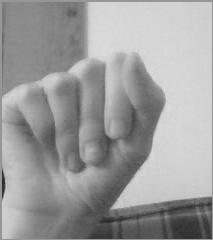
#> input picture data/captures/capture_A_20241213_184911.png, 213 x 240 px; its folder holds only this picture in this run
$ python CustomData.py
#> lines starting #> are read from the running program, lines starting #| are printed output that depends on the picture
import classifier
import cv2
import os
import csv

def matrix_to_list(matrix):
    list=[]
    for i in range(len(matrix)):
        for j in range(len(matrix[0])):
            list.append(matrix[i][j])
    return list


def preprocess_image(image_path, size=(28, 28)):

#> called with size = (28, 28)
    image = cv2.imread(image_path, cv2.IMREAD_GRAYSCALE)
#> image is the input picture: shape (240, 213); min 36, max 220, mean 157.1
    assert image is not None, f"Image file not found or invalid: {image_path}"

    # Recadrer et redimensionner l'image
    height, width = image.shape
#> height = 240; width = 213
    crop_size = min(height, width)
#> crop_size = 213
    start_x = (width - crop_size) // 2
#> start_x = 0
    start_y = (height - crop_size) // 2
#> start_y = 13
    cropped_image = image[start_y:start_y + crop_size, start_x:start_x + crop_size]
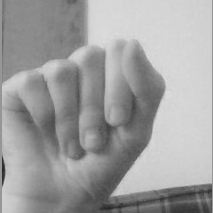
#> cropped_image: shape (213, 213); min 36, max 220, mean 159.8
    resized_image = cv2.resize(cropped_image, size)
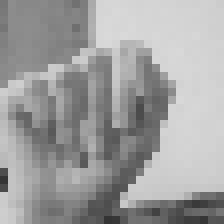
#> resized_image: shape (28, 28) (shown 8 times larger); min 52, max 217, mean 159.5
    return resized_image

# Prend chaque image du dossier captures et l'ajoute comme donnée au fichier  custom_data.csv

images_file_path = "../data/captures/"
new_data = []
for image_path in os.listdir(images_file_path):
    label = image_path.split("_")[1]
    label = ord(label.upper()) - ord('A') # récupérer numero correspondant à la lettre
    preprocessed_image = preprocess_image(images_file_path+image_path)
    preprocessed_image = matrix_to_list(preprocessed_image)
#> the loop in matrix_to_list, `for i in range(len(matrix)):` made 28 passes
#> after the loop in matrix_to_list, `for i in range(len(matrix)):`: list = 784 values, max 217 at index 125, min 52 at index 769, mean 159.5
#> preprocessed_image has the same summary as list in matrix_to_list
    preprocessed_image.insert(0, label)
    new_data.append(preprocessed_image)


print(new_data)
#> (printed output is left out)
# open csv
csv_path = "../data/custom_data.csv"
with open(csv_path, "a", newline="") as f:
    writer = csv.writer(f)
    writer.writerows(new_data)


# Récupérer le nombre d'instances pour chaque label
label_counts = {}

with open(csv_path, "r") as f:
    reader = csv.reader(f)
    next(reader)
    for row in reader:
        if row:  # Vérifier si la ligne n'est pas vide
            label = int(row[0])  # Le label est la première colonne
            if label not in label_counts:
                label_counts[label] = 0
            label_counts[label] += 1

# Afficher les résultats
print("Nombre d'instances par lettre :")
for label in sorted(label_counts.keys()):
    print(f"Lettre {label} : {label_counts[label]} instances")

$ run again, on data/captures/capture_A_20241213_184958.png
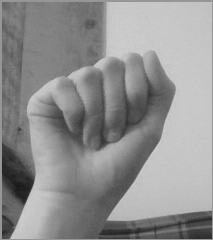
#> input picture data/captures/capture_A_20241213_184958.png, 213 x 240 px
#> in preprocess_image, image is the input picture: shape (240, 213); min 25, max 207, mean 144.2
#> in preprocess_image, `cropped_image = image[start_y:start_y + crop_size, start_x:start_x + c..`:
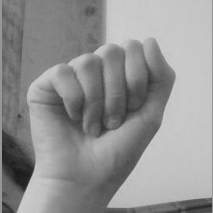
#> cropped_image: shape (213, 213); min 25, max 207, mean 145.9
#> in preprocess_image, `resized_image = cv2.resize(cropped_image, size)`:
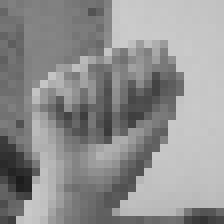
#> resized_image: shape (28, 28) (shown 8 times larger); min 28, max 203, mean 144.9
#> the loop in matrix_to_list, `for i in range(len(matrix)):` made 28 passes
#> after the loop in matrix_to_list, `for i in range(len(matrix)):`: list = 784 values, max 203 at index 71, min 28 at index 618, mean 144.9
#> preprocessed_image has the same summary as list in matrix_to_list
#> (printed output is left out)

$ run again, on data/captures/capture_A_20241213_185007.png
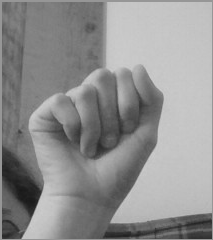
#> input picture data/captures/capture_A_20241213_185007.png, 213 x 240 px
#> in preprocess_image, image is the input picture: shape (240, 213); min 24, max 209, mean 144
#> in preprocess_image, `cropped_image = image[start_y:start_y + crop_size, start_x:start_x + c..`:
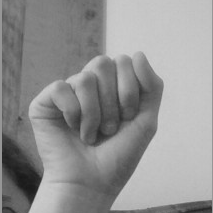
#> cropped_image: shape (213, 213); min 24, max 209, mean 145.9
#> in preprocess_image, `resized_image = cv2.resize(cropped_image, size)`:
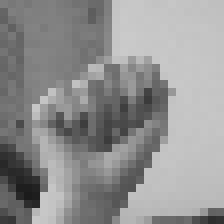
#> resized_image: shape (28, 28) (shown 8 times larger); min 27, max 202, mean 145.4
#> the loop in matrix_to_list, `for i in range(len(matrix)):` made 28 passes
#> after the loop in matrix_to_list, `for i in range(len(matrix)):`: list = 784 values, max 202 at index 127, min 27 at index 675, mean 145.4
#> preprocessed_image has the same summary as list in matrix_to_list
#> (printed output is left out)

$ run again, on data/captures/capture_A_20241213_184913.png
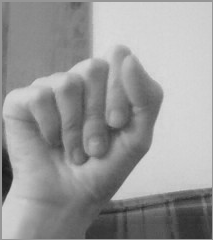
#> input picture data/captures/capture_A_20241213_184913.png, 213 x 240 px
#> in preprocess_image, image is the input picture: shape (240, 213); min 25, max 220, mean 153.5
#> in preprocess_image, `cropped_image = image[start_y:start_y + crop_size, start_x:start_x + c..`:
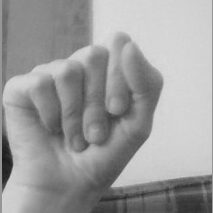
#> cropped_image: shape (213, 213); min 25, max 220, mean 155.9
#> in preprocess_image, `resized_image = cv2.resize(cropped_image, size)`:
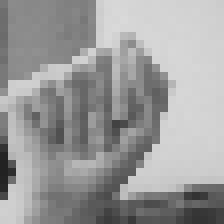
#> resized_image: shape (28, 28) (shown 8 times larger); min 34, max 217, mean 155.7
#> the loop in matrix_to_list, `for i in range(len(matrix)):` made 28 passes
#> after the loop in matrix_to_list, `for i in range(len(matrix)):`: list = 784 values, max 217 at index 71, min 34 at index 560, mean 155.7
#> preprocessed_image has the same summary as list in matrix_to_list
#> (printed output is left out)
